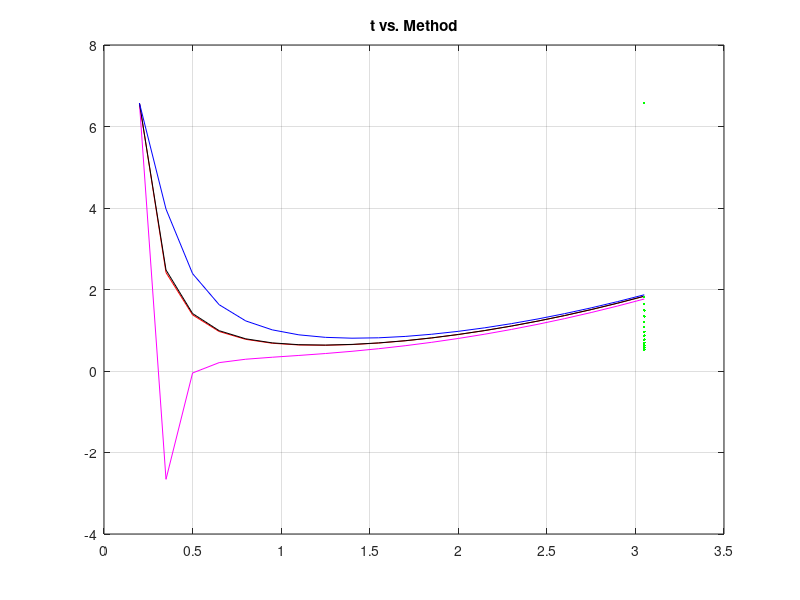
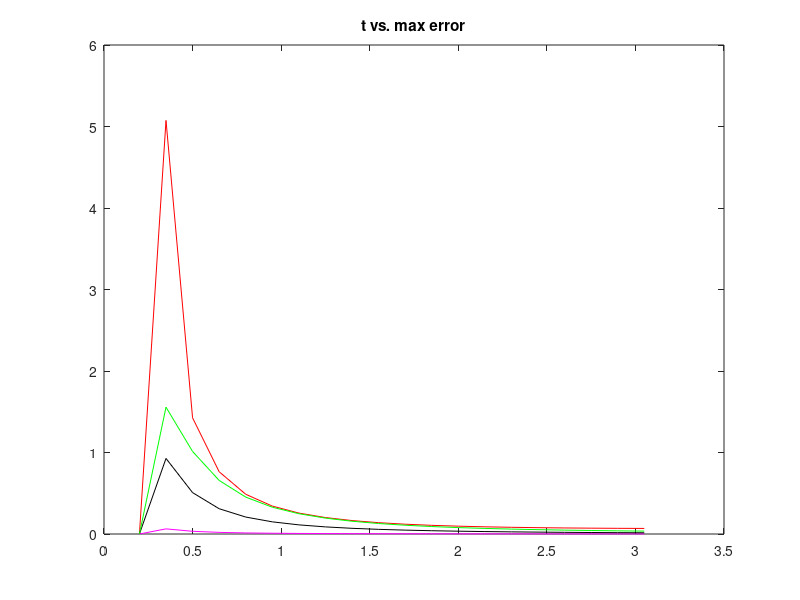

The MATLAB source for these figures, in order:
close all;
clear;
clc;

%Euler's Method
%Heun's Method with iteration
%Ralston's Method
%Fourth Order Runge-Kutta

%Euler's Method
%Initialize initial conditions
t1 = 0.20 ;
t2 = 3.05 ;
h = 0.15 ;
StepFunc = (t2-t1)/h;
yi = 6.576 ;  %y(.20)
t(1,1) = t1;
y(1,1) = yi;
y2(1,1) = yi;
diffy = @(t,y) t - 1 + ((1-2*y) / (t)); %Initial Equation
diffy2 = @(t) ((t.^2)./4)-(t./3)+(.2453./(t.^2))+.5; %True Solution
for i = 1:StepFunc
    t(i+1,1) = t(i,1)+h;
    y(i+1,1) = y(i,1)+ diffy(t(i,1),y(i,1))*h;
end



%Fourth Order Runge-Kutta
for i = 1 : StepFunc
    k1 = diffy(t(i,1),y2(i,1)) ;
    k2 = diffy((t(i,1) + (1/2)*h) , (y2(i,1) + (1/2)*k1*h)) ;
    k3 = diffy((t(i,1) + (1/2)*h) , (y2(i,1) + (1/2)*k2*h)) ;
    k4 = diffy((t(i,1) + h) ,(y2(i,1) + k3*h)) ;
    y2(i+1,1) = y2(i,1)+(1/6)*(k1 + 2*k2 + 2*k3 + k4)*h ;
end
ActualVector(1,1) = yi;
for o = 1:StepFunc
    ActualVector(o+1,1) = diffy2(t(o+1,1));
end



%Heuns Method w/ Iteration
%iterate on the correction until the approximate error
%falls below some criterion

ea = 100 ;
y3(1,1) = yi;
vlast = zeros(StepFunc,1);

for k = 1:StepFunc
    i = 1;
    ea = 100;
    v = y3(k,1)+ diffy(t(k,1),y3(k,1))*h;
    vlast(1,1) = yi;
    while ea > .01
        if i == 1
        vlast(i+1,1) = y3(k,1) + (h*(diffy(t(k,1),y3(k,1)) + diffy(t(k+1,1),v(i,1)))/2);
        else
        vlast(i+1,1) = y3(k,1) + (h*(diffy(t(k,1),y3(k,1)) + diffy(t(k+1,1),vlast(i,1)))/2);
        end
        ea = abs((vlast(i+1,1) - vlast(i,1))/vlast(i+1,1));
        i = i + 1;
    end
    y3(k+1, 1) = vlast(i,1);
end


%Ralston
y4 = zeros(StepFunc,1) ;
y4(1,1) = yi ;

for i = 1:StepFunc 
    
kay1 = diffy(t(i) , y4(i,1)) ;
kay2 = diffy((t(i)+(.75*h)) , (y4(i,1)+.75*kay1*h));
y4(i+1, 1) = y4(i,1) + ((1/3)*kay1 + (2/3)*kay2)*h ;

end



%Calculate True absolute error
why = diffy2(t) ;
errorEuler = abs((y - why)) ;
errorRunge = abs(y2 - why) ;
errorHeuns = abs(y3 -why) ;
errorRalston = abs(y4 - why) ;



%Plotting each Methods as a function of t
figure (1) ; 
plot(t , why ,'r') ;
title('t vs. Method') ;
hold on
plot(t , y , 'm') ;
hold on
plot( t ,y2 , 'k') ;
hold on
plot(t2 , y3 , 'g') ;
hold on ;
plot(t , y4 ,'b') ;
grid on


%Plotting error as a function of t
figure(2) ;
plot(t, errorEuler ,'r') ;
title('t vs. max error') ;
hold on
plot(t , errorRunge , 'm') ;
hold on
plot(t , errorHeuns , 'k' ) ;
hold on
plot(t , errorRalston , 'g') ;










